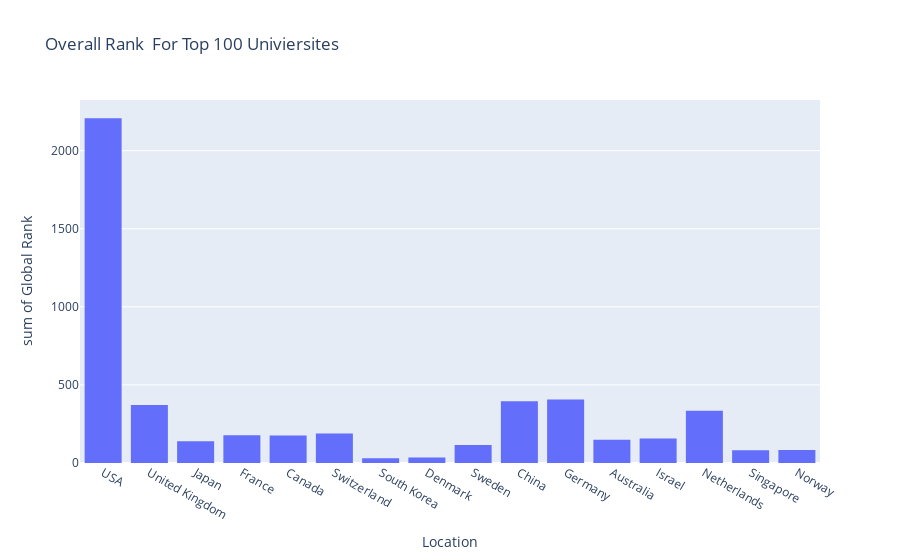

The notebook cell saved with this chart:
### Code cell
fig = px.histogram(top_uni_sum,x='Location ',y='Global Rank',
                   title='Overall Rank  For Top 100 Univiersites' )
fig.show()

### Figure 1 — Plotly figure (JSON) as saved in the notebook; plotly's stock layout.template omitted (floating-point values rounded to 4 significant figures)
{"data": [{"alignmentgroup": "True", "bingroup": "x", "histfunc": "sum", "hovertemplate": "Location =%{x}<br>sum of Global Rank=%{y}<extra></extra>", "legendgroup": "", "marker": {"color": "#636efa", "pattern": {"shape": ""}}, "name": "", "offsetgroup": "", "orientation": "v", "showlegend": false, "type": "histogram", "x": ["USA", "USA", "USA", "United Kingdom", "United Kingdom", "USA", "USA", "USA", "USA", "USA", "USA", "USA", "Japan", "USA", "USA", "USA", "USA", "USA", "United Kingdom", "USA", "France", "USA", "Canada", "USA", "USA", "Canada", "Japan", "USA", "United Kingdom", "Switzerland", "South Korea", "France", "USA", "USA", "Denmark", "USA", "USA", "Sweden", "France", "United Kingdom", "France", "USA", "USA", "China", "France", "Germany", "USA", "United Kingdom", "China", "United Kingdom", "Canada", "USA", "USA", "USA", "China", "USA", "Australia", "Germany", "Germany", "USA", "USA", "USA", "Switzerland", "USA", "USA", "USA", "USA", "Germany", "USA", "Israel", "USA", "Netherlands", "USA", "China", "USA", "Canada", "Sweden", "Germany", "USA", "Netherlands", "Singapore", "USA", "Norway", "United Kingdom", "China", "USA", "Israel", "Netherlands", "China", "USA", "USA", "Australia", "United Kingdom", "Netherlands", "USA", "Switzerland", "Germany", "USA", "USA", "Japan"], "xaxis": "x", "y": ["1", "2", "3", "4", "5", "6", "7", "8", "9", "10", "11", "12", "13", "14", "15", "16", "17", "18", "19", "20", "21", "22", "23", "24", "25", "26", "27", "28", "29", "30", "31", "32", "33", "34", "35", "36", "37", "38", "39", "40", "41", "42", "43", "44", "45", "46", "47", "48", "49", "50", "51", "52", "53", "54", "55", "56", "57", "58", "59", "60", "61", "62", "63", "64", "65", "66", "67", "68", "69", "70", "71", "72", "73", "74", "75", "76", "77", "78", "79", "80", "81", "82", "83", "84", "85", "86", "87", "88", "89", "90", "91", "92", "93", "94", "95", "96", "97", "98", "99", "100"], "yaxis": "y"}], "layout": {"barmode": "relative", "legend": {"tracegroupgap": 0}, "title": {"text": "Overall Rank  For Top 100 Univiersites"}, "xaxis": {"anchor": "y", "domain": [0, 1], "title": {"text": "Location "}}, "yaxis": {"anchor": "x", "domain": [0, 1], "title": {"text": "sum of Global Rank"}}}}
